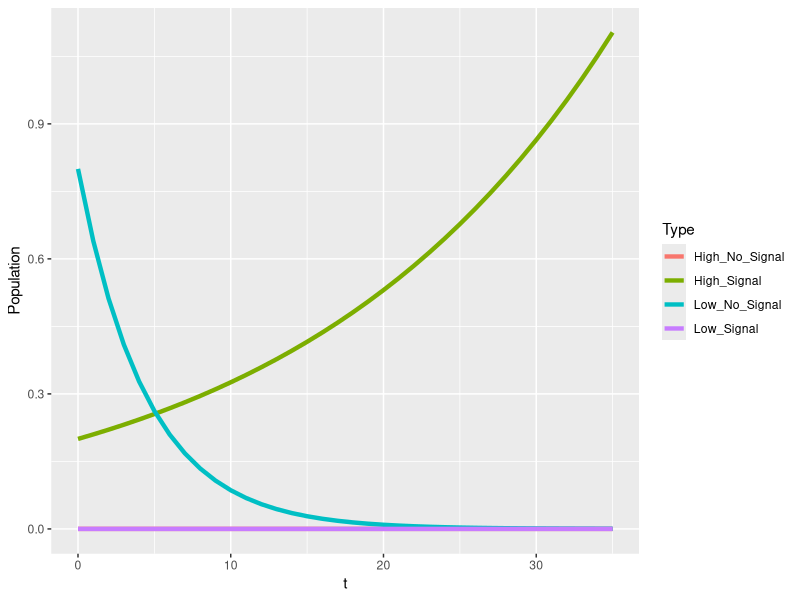
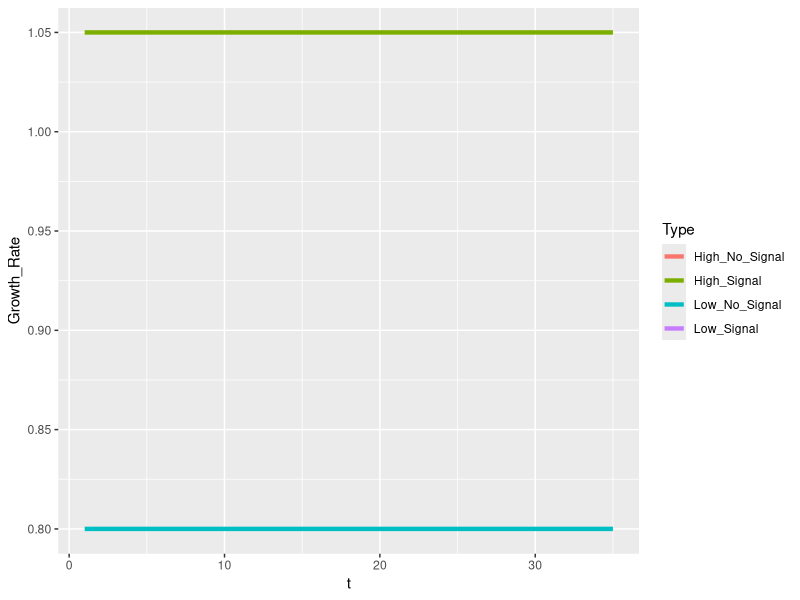
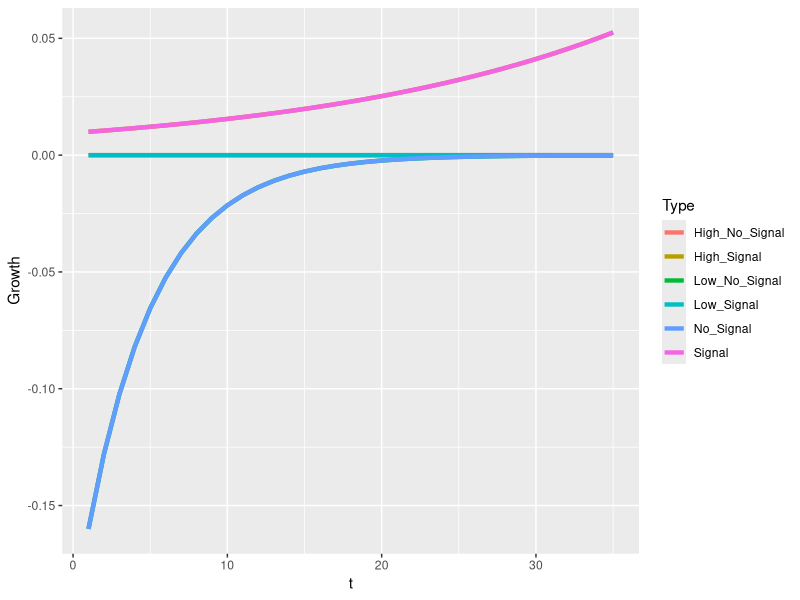
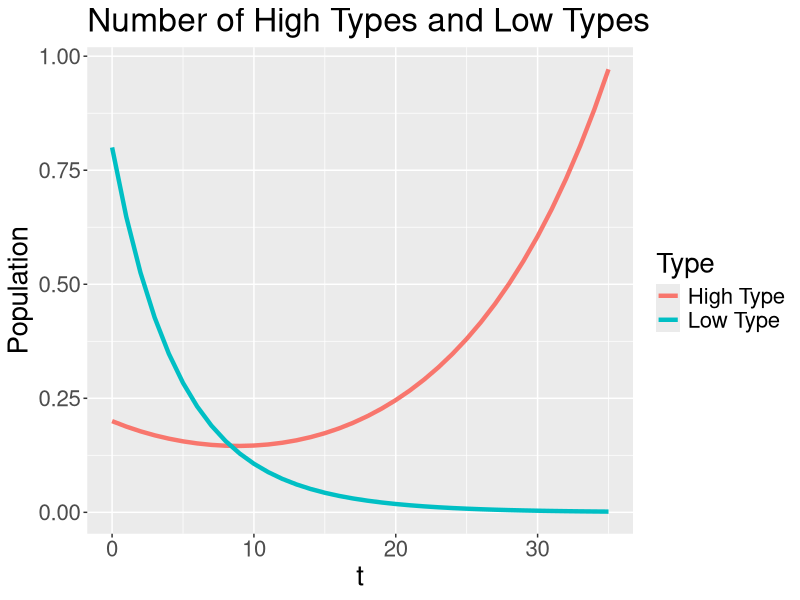
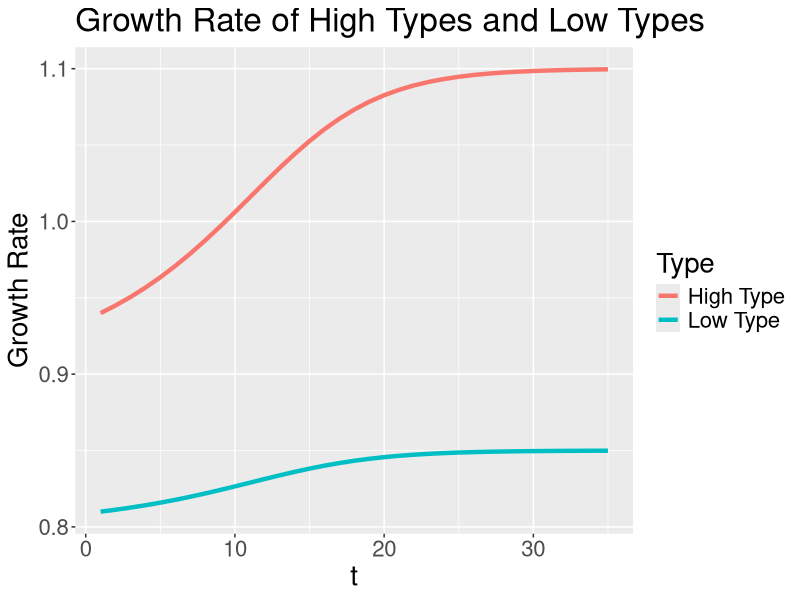
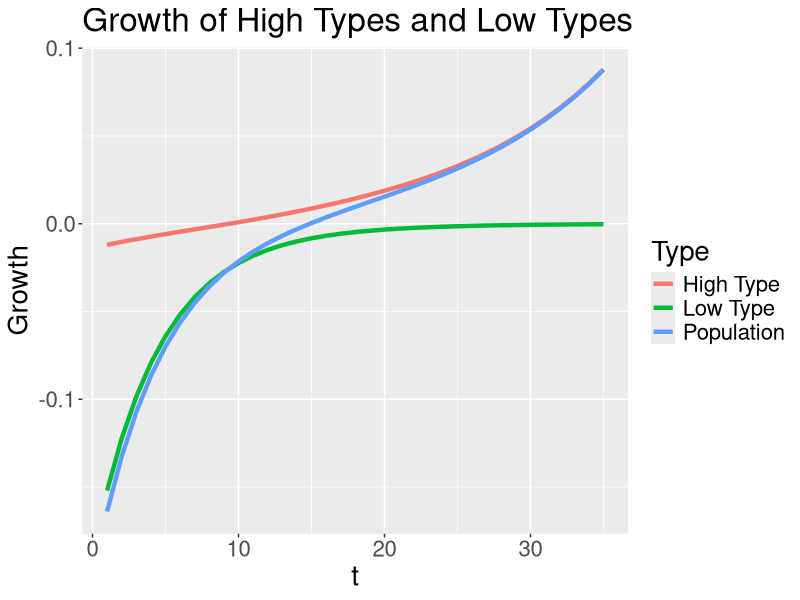
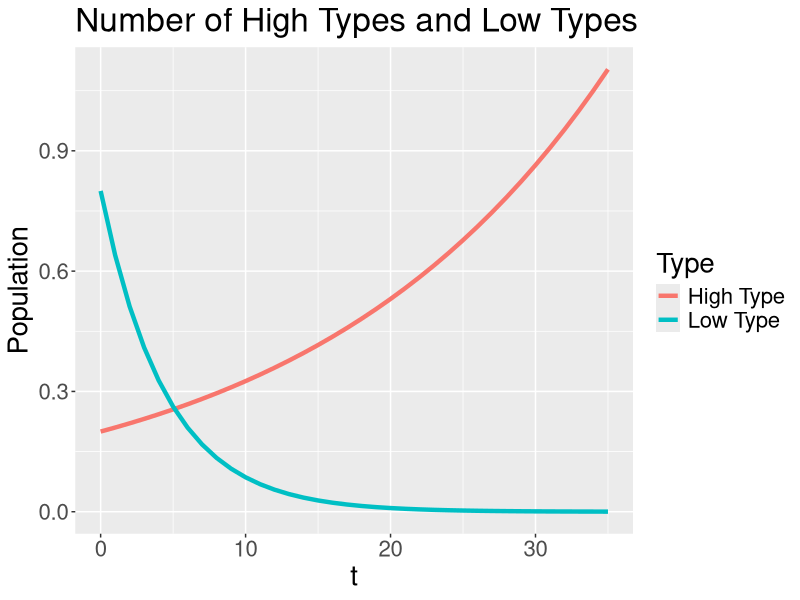
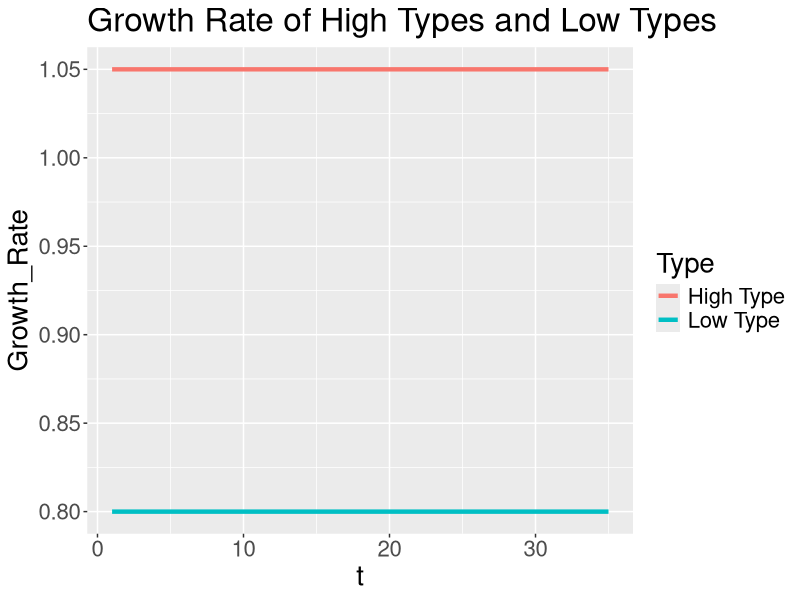

The R source for these figures, in order:
library("tidyverse", "shiny", "stringr")

time = 35
vHH =1.1
vHL = .9
vLH = .85
vLL = .8
K = .05
ratio = .2
ratio_l = 0
ratio_h = 1
pop_grow = "Unbounded exponential growth"
#"Fixed population", "Unbounded exponential growth", "Logistic growth to capacity"
join_scenario = "Fight"
#"Fight", "Merge"
start = 5
beta = .2


evo = function(ratio, ratio_h, ratio_l, vHH, vHL, vLH, vLL, K, time, pop_grow){
  H_N = (1-ratio_h)*ratio
  H_S = ratio_h*ratio
  L_N = (1-ratio_l)*(1-ratio)
  L_S = ratio_l*(1-ratio)
  pop = data.frame(H_N,H_S,L_N,L_S)
  SHH = max(vHH - K, 0)
  SHL = max(vHL - K, 0)
  SLH = max(vLH - K, 0)
  SLL = max(vLL - K, 0)
  payoffs = data.frame(vHH,vHL,vLH,vLL,SHH,SHL,SLH,SLL)
  expected_payoffs = data.frame()
  for(i in 1:time){
    H_N = as.numeric(tail(pop,1)[1])
    H_S = as.numeric(tail(pop,1)[2])
    L_N = as.numeric(tail(pop,1)[3])
    L_S = as.numeric(tail(pop,1)[4])
    S_H = if(H_S+L_S>0){
      H_S/(H_S+L_S)} else {0}
    S_L = 1-S_H
    N_H = if(H_N+L_N>0){
      H_N/(H_N+L_N)} else {0}
    N_L = 1-N_H
    H_N_P = H_N*(N_H*as.numeric(payoffs[1])+N_L*as.numeric(payoffs[2]))
    H_S_P = H_S*(S_H*as.numeric(payoffs[5])+S_L*as.numeric(payoffs[6]))
    L_N_P = L_N*(N_H*as.numeric(payoffs[3])+N_L*as.numeric(payoffs[4]))
    L_S_P = L_S*(S_H*as.numeric(payoffs[7])+S_L*as.numeric(payoffs[8]))
    if (pop_grow == "Fixed population"){
      Total_P = H_N_P+H_S_P+L_N_P+L_S_P
      expected_payoffs1 = data.frame(High_No_Signal = H_N_P/(H_N*Total_P), High_Signal = H_S_P/(H_S*Total_P), Low_No_Signal = L_N_P/(L_N*Total_P), Low_Signal = L_S_P/(L_S*Total_P))
      H_N = H_N_P/Total_P
      H_S = H_S_P/Total_P
      L_N = L_N_P/Total_P
      L_S = L_S_P/Total_P
    }
    if (pop_grow == "Unbounded exponential growth") {
      expected_payoffs1 = data.frame(High_No_Signal = H_N_P/H_N, High_Signal = H_S_P/H_S, Low_No_Signal = L_N_P/L_N, Low_Signal = L_S_P/L_S)
      H_N = H_N_P
      H_S = H_S_P
      L_N = L_N_P
      L_S = L_S_P
    }
    pop1 = data.frame(H_N,H_S,L_N,L_S)
    pop = rbind(pop, pop1)
    expected_payoffs = rbind(expected_payoffs, expected_payoffs1)
  }
  
  growth = pop[2:(time+1),]-pop[1:time,]
  growth = growth %>%
    rename(High_No_Signal = H_N,
           High_Signal = H_S,
           Low_No_Signal = L_N,
           Low_Signal = L_S) %>%
    mutate(t = 1:time,
           Signal = High_Signal + Low_Signal,
           No_Signal = High_No_Signal + Low_No_Signal) %>%
    gather("No_Signal", "High_No_Signal", "Low_No_Signal", "Signal", "High_Signal", "Low_Signal", key = Type, value = "Growth")
  
  pop = pop %>%
    rename(High_No_Signal = H_N,
           High_Signal = H_S,
           Low_No_Signal = L_N,
           Low_Signal = L_S) %>%
    mutate(t = 0:time) %>%
    gather("High_No_Signal", "Low_No_Signal", "High_Signal", "Low_Signal", key = Type, value = "Population")
  
  expected_payoffs = expected_payoffs %>%
    mutate(t = 1:time) %>%
    gather("High_No_Signal", "Low_No_Signal", "High_Signal", "Low_Signal", key = Type, value = "Growth_Rate")
  list(pop, expected_payoffs, growth)
}

pop_evo = evo(ratio, ratio_h, ratio_l, vHH, vHL, vLH, vLL, K, time, pop_grow)[[1]]
rate_evo = evo(ratio, ratio_h, ratio_l, vHH, vHL, vLH, vLL, K, time, pop_grow)[[2]]
grow_evo = evo(ratio, ratio_h, ratio_l, vHH, vHL, vLH, vLL, K, time, pop_grow)[[3]]

ggplot(data = pop_evo, aes(x = t, y = Population, color = Type)) +
  geom_line(size = 1.5)

ggplot(data = rate_evo, aes(x = t, y = Growth_Rate, color = Type)) +
  geom_line(size = 1.5)

ggplot(data = grow_evo, aes(x = t, y = Growth, color = Type)) +
  geom_line(size = 1.5)


#make graphs for population evolution with no signaling

pop_evo = evo(ratio, 0, 0, vHH, vHL, vLH, vLL, K, time, pop_grow)[[1]]
rate_evo = evo(ratio, 0, 0, vHH, vHL, vLH, vLL, K, time, pop_grow)[[2]]
grow_evo = evo(ratio, 0, 0, vHH, vHL, vLH, vLL, K, time, pop_grow)[[3]]

pop_evo_NS = rbind(pop_evo[pop_evo$Type=="High_No_Signal",], pop_evo[pop_evo$Type=="Low_No_Signal",])
rate_evo_NS = rbind(rate_evo[rate_evo$Type=="High_No_Signal",], rate_evo[rate_evo$Type=="Low_No_Signal",])
grow_evo_NS = rbind(grow_evo[grow_evo$Type=="No_Signal",], grow_evo[grow_evo$Type=="High_No_Signal",], grow_evo[grow_evo$Type=="Low_No_Signal",])

pop_evo_NS$Type[pop_evo_NS$Type=="High_No_Signal"] = "High Type"
pop_evo_NS$Type[pop_evo_NS$Type=="Low_No_Signal"] = "Low Type"
rate_evo_NS$Type[rate_evo_NS$Type=="High_No_Signal"] = "High Type"
rate_evo_NS$Type[rate_evo_NS$Type=="Low_No_Signal"] = "Low Type"
grow_evo_NS$Type[grow_evo_NS$Type=="High_No_Signal"] = "High Type"
grow_evo_NS$Type[grow_evo_NS$Type=="Low_No_Signal"] = "Low Type"
grow_evo_NS$Type[grow_evo_NS$Type=="No_Signal"] = "Population"

ggplot(data = pop_evo_NS, aes(x = t, y = Population, color = Type)) +
  geom_line(size = 1.5) +
  theme(text = element_text(size = 20)) +
  ggtitle("Number of High Types and Low Types")

ggplot(data = rate_evo_NS, aes(x = t, y = Growth_Rate, color = Type)) +
  geom_line(size = 1.5) +
  theme(text = element_text(size = 20)) +
  labs(y = "Growth Rate") +
  ggtitle("Growth Rate of High Types and Low Types")

ggplot(data = grow_evo_NS, aes(x = t, y = Growth, color = Type)) +
  geom_line(size = 1.5) +
  theme(text = element_text(size = 20)) +
  ggtitle("Growth of High Types and Low Types")

#make graphs for population where only high type signals.

pop_evo = evo(ratio, 1, 0, vHH, vHL, vLH, vLL, K, time, pop_grow)[[1]]
rate_evo = evo(ratio, 1, 0, vHH, vHL, vLH, vLL, K, time, pop_grow)[[2]]
grow_evo = evo(ratio, 1, 0, vHH, vHL, vLH, vLL, K, time, pop_grow)[[3]]

grow_evo = grow_evo %>%
  pivot_wider(names_from = Type, values_from = Growth) %>%
  mutate(Signal = High_Signal+Low_No_Signal) %>%
  pivot_longer(!t, names_to = "Type", values_to = "Growth") %>%
  arrange(Type)

pop_evo_S = rbind(pop_evo[pop_evo$Type=="High_Signal",], pop_evo[pop_evo$Type=="Low_No_Signal",])
rate_evo_S = rbind(rate_evo[rate_evo$Type=="High_Signal",], rate_evo[rate_evo$Type=="Low_No_Signal",])
grow_evo_S = rbind(grow_evo[grow_evo$Type=="Signal",], grow_evo[grow_evo$Type=="High_Signal",], grow_evo[grow_evo$Type=="Low_No_Signal",])

pop_evo_S$Type[pop_evo_S$Type=="High_Signal"] = "High Type"
pop_evo_S$Type[pop_evo_S$Type=="Low_No_Signal"] = "Low Type"
rate_evo_S$Type[rate_evo_S$Type=="High_Signal"] = "High Type"
rate_evo_S$Type[rate_evo_S$Type=="Low_No_Signal"] = "Low Type"
grow_evo_S$Type[grow_evo_S$Type=="High_Signal"] = "High Type"
grow_evo_S$Type[grow_evo_S$Type=="Low_No_Signal"] = "Low Type"
grow_evo_S$Type[grow_evo_S$Type=="Signal"] = "Population"

ggplot(data = pop_evo_S, aes(x = t, y = Population, color = Type)) +
  geom_line(size = 1.5) +
  theme(text = element_text(size = 20)) +
  ggtitle("Number of High Types and Low Types")

ggplot(data = rate_evo_S, aes(x = t, y = Growth_Rate, color = Type)) +
  geom_line(size = 1.5) +
  theme(text = element_text(size = 20)) +
  ggtitle("Growth Rate of High Types and Low Types")

ggplot(data = grow_evo_S, aes(x = t, y = Growth, color = Type)) +
  geom_line(size = 1.5) +
  theme(text = element_text(size = 20)) +
  labs(y = "Growth Rate") +
  ggtitle("Growth of High Types and Low Types")

evo_elect = function(ratio, vHH, vHL, vLH, vLL, K, time){
  SHH = max(vHH - K, 0)
  SHL = max(vHL - K, 0)
  SLH = max(vLH - K, 0)
  SLL = max(vLL - K, 0)
  payoffs = data.frame(vHH,vHL,vLH,vLL,SHH,SHL,SLH,SLL)
  H = ratio
  L = 1-ratio
  vH = H*vHH+L*vHL
  if(SHH>vH){
    S = 1
  } else {
    S = 0
  }
  pop = data.frame(H,L,S)
  for(i in 1:time){
    H = as.numeric(tail(pop,1)[1])
    L = as.numeric(tail(pop,1)[2])
    vH = H*as.numeric(payoffs[1])+L*as.numeric(payoffs[2])
    if(SHH>vH){
      S = 1
      H_P = H*SHH
    } else {
      S = 0
      H_P = H*vH
    }
    L_P = L*((1-S)*(H*vLH+L*vLL)+S*vLL)
    Total_P = H_P+L_P
    H = H_P/Total_P
    L = L_P/Total_P
    pop1 = data.frame(H,L,S)
    pop = rbind(pop, pop1)
  }
  pop = pop %>%
    rename(High_Type = H,
           Low_Type = L,
           Signal = S) %>%
    mutate(t = 0:time) %>%
    gather("High_Type", "Low_Type", key = Type, value = Proportion)
  pop$Signal[pop$Type=="Low_Type"]=0
  pop$Signal = as.factor(pop$Signal)
  pop
}

pop_evo_elect = evo_elect(ratio, vHH, vHL, vLH, vLL, K, time)

pop_evo_electS = pop_evo_elect %>%
  filter(Signal == 1)
pop_evo_electS$Type = "High_Type_Signaling"

ggplot(data = pop_evo_elect, aes(x = t, y = Proportion, color = Type)) +
  geom_line()+
  geom_line(data = pop_evo_electS, aes(x = t, y = Proportion, color = Type))

evo_apart = function(ratio, vHH, vHL, vLH, vLL, K, time, pop_grow){
  H_N = ratio
  H_S = ratio
  L_N = 1-ratio
  L_S = 1-ratio
  pop = data.frame(H_N,H_S,L_N,L_S)
  SHH = max(vHH - K, 0)
  SHL = max(vHL - K, 0)
  SLH = max(vLH - K, 0)
  SLL = max(vLL - K, 0)
  payoffs = data.frame(vHH,vHL,vLH,vLL,SHH,SHL,SLH,SLL)
  expected_payoffs = data.frame()
  group_payoffs = data.frame()
  for(i in 1:time){
    H_N = as.numeric(tail(pop,1)[1])
    H_S = as.numeric(tail(pop,1)[2])
    L_N = as.numeric(tail(pop,1)[3])
    L_S = as.numeric(tail(pop,1)[4])
    S_H = if(H_S+L_S>0){
      H_S/(H_S+L_S)} else {0}
    S_L = 1-S_H
    N_H = if(H_N+L_N>0){
      H_N/(H_N+L_N)} else {0}
    N_L = 1-N_H
    H_N_P = H_N*(N_H*as.numeric(payoffs[1])+N_L*as.numeric(payoffs[2]))
    H_S_P = H_S*(S_H*as.numeric(payoffs[5])+S_L*as.numeric(payoffs[6]))
    L_N_P = L_N*(N_H*as.numeric(payoffs[3])+N_L*as.numeric(payoffs[4]))
    L_S_P = L_S*(S_H*as.numeric(payoffs[7])+S_L*as.numeric(payoffs[8]))
    if (pop_grow == "Fixed population"){
      Total_N_P = H_N_P+L_N_P
      Total_S_P = H_S_P+L_S_P
      expected_payoffs1 = data.frame(High_No_Signal = H_N_P/(H_N*Total_N_P), High_Signal = H_S_P/(H_S*Total_S_P), Low_No_Signal = L_N_P/(L_N*Total_N_P), Low_Signal = L_S_P/(L_S*Total_S_P))
      H_N = H_N_P/Total_N_P
      H_S = H_S_P/Total_S_P
      L_N = L_N_P/Total_N_P
      L_S = L_S_P/Total_S_P
    }
    if (pop_grow == "Unbounded exponential growth") {
      expected_payoffs1 = data.frame(High_No_Signal = H_N_P/H_N, High_Signal = H_S_P/H_S, Low_No_Signal = L_N_P/L_N, Low_Signal = L_S_P/L_S)
      H_N = H_N_P
      H_S = H_S_P
      L_N = L_N_P
      L_S = L_S_P
    }
    pop1 = data.frame(H_N,H_S,L_N,L_S)
    pop = rbind(pop, pop1)
    group_payoffs1 = data.frame(No_Signal = expected_payoffs1[[1]]*N_H + expected_payoffs1[[3]]*N_L, Signal = expected_payoffs1[[2]]*S_H + expected_payoffs1[[4]]*S_L)
    group_payoffs = rbind(group_payoffs, group_payoffs1)
    expected_payoffs = rbind(expected_payoffs, expected_payoffs1)
  }
  growth = pop[2:(time+1),]-pop[1:time,]
  growth = growth %>%
    rename(High_No_Signal = H_N,
           High_Signal = H_S,
           Low_No_Signal = L_N,
           Low_Signal = L_S) %>%
    mutate(t = 1:time,
           Signal = High_Signal + Low_Signal,
           No_Signal = High_No_Signal + Low_No_Signal) %>%
    gather("No_Signal", "High_No_Signal", "Low_No_Signal", "Signal", "High_Signal", "Low_Signal", key = Type, value = "Growth")
  
  pop = pop %>%
    rename(High_No_Signal = H_N,
           High_Signal = H_S,
           Low_No_Signal = L_N,
           Low_Signal = L_S) %>%
    mutate(t = 0:time,
           Signal = High_Signal + Low_Signal,
           No_Signal = High_No_Signal + Low_No_Signal) %>%
    gather("No_Signal", "High_No_Signal", "Low_No_Signal", "Signal", "High_Signal", "Low_Signal", key = Type, value = "Population")
  
  expected_payoffs = cbind(expected_payoffs,group_payoffs)
  expected_payoffs = expected_payoffs %>%
    mutate(t = 1:time) %>%
    gather("No_Signal", "High_No_Signal", "Low_No_Signal", "Signal", "High_Signal", "Low_Signal", key = Type, value = "Growth_Rate")
  list(pop, expected_payoffs, growth)
}

pop_evo_A = evo_apart(ratio, vHH, vHL, vLH, vLL, K, time, pop_grow)[[1]]
rate_evo_A = evo_apart(ratio, vHH, vHL, vLH, vLL, K, time, pop_grow)[[2]]
grow_evo_A = evo_apart(ratio, vHH, vHL, vLH, vLL, K, time, pop_grow)[[3]]

ggplot(data = pop_evo_A, aes(x = t, y = Population, color = Type)) +
  geom_line()

ggplot(data = rate_evo_A, aes(x = t, y = Growth_Rate, color = Type))+
  geom_line()

ggplot(data = grow_evo_A, aes(x = t, y = Growth, color = Type))+
  geom_line()

evo_join = function(ratio, vHH, vHL, vLH, vLL, K, time, pop_grow, join_scenario){
  H_N = ratio
  H_S = ratio
  L_N = 1-ratio
  L_S = 1-ratio
  pop = data.frame(H_N,H_S,L_N,L_S)
  SHH = max(vHH - K, 0)
  SHL = max(vHL - K, 0)
  SLH = max(vLH - K, 0)
  SLL = max(vLL - K, 0)
  payoffs = data.frame(vHH,vHL,vLH,vLL,SHH,SHL,SLH,SLL)
  expected_payoffs = data.frame()
  group_payoffs = data.frame()
  for(i in 1:ceiling(time/2)){
    H_N = as.numeric(tail(pop,1)[1])
    H_S = as.numeric(tail(pop,1)[2])
    L_N = as.numeric(tail(pop,1)[3])
    L_S = as.numeric(tail(pop,1)[4])
    S_H = if(H_S+L_S>0){
      H_S/(H_S+L_S)} else {0}
    S_L = 1-S_H
    N_H = if(H_N+L_N>0){
      H_N/(H_N+L_N)} else {0}
    N_L = 1-N_H
    H_N_P = H_N*(N_H*as.numeric(payoffs[1])+N_L*as.numeric(payoffs[2]))
    H_S_P = H_S*(S_H*as.numeric(payoffs[5])+S_L*as.numeric(payoffs[6]))
    L_N_P = L_N*(N_H*as.numeric(payoffs[3])+N_L*as.numeric(payoffs[4]))
    L_S_P = L_S*(S_H*as.numeric(payoffs[7])+S_L*as.numeric(payoffs[8]))
    if (pop_grow == "Fixed population"){
      Total_N_P = H_N_P+L_N_P
      Total_S_P = H_S_P+L_S_P
      expected_payoffs1 = data.frame(High_No_Signal = H_N_P/(H_N*Total_N_P), High_Signal = H_S_P/(H_S*Total_S_P), Low_No_Signal = L_N_P/(L_N*Total_N_P), Low_Signal = L_S_P/(L_S*Total_S_P))
      H_N = H_N_P/Total_N_P
      H_S = H_S_P/Total_S_P
      L_N = L_N_P/Total_N_P
      L_S = L_S_P/Total_S_P
    }
    if (pop_grow == "Unbounded exponential growth") {
      expected_payoffs1 = data.frame(High_No_Signal = H_N_P/H_N, High_Signal = H_S_P/H_S, Low_No_Signal = L_N_P/L_N, Low_Signal = L_S_P/L_S)
      H_N = H_N_P
      H_S = H_S_P
      L_N = L_N_P
      L_S = L_S_P
    }
    pop1 = data.frame(H_N,H_S,L_N,L_S)
    pop = rbind(pop, pop1)
    group_payoffs1 = data.frame(No_Signal = expected_payoffs1[[1]]*N_H + expected_payoffs1[[3]]*N_L, Signal = expected_payoffs1[[2]]*S_H + expected_payoffs1[[4]]*S_L)
    group_payoffs = rbind(group_payoffs, group_payoffs1)
    expected_payoffs = rbind(expected_payoffs, expected_payoffs1)
  }
  if (join_scenario == "Merge"){
    if (pop_grow == "Fixed population"){
      pop1 = pop1/2
      pop = rbind(pop,pop1)
      group_payoffs1 = group_payoffs1/2
      group_payoffs = rbind(group_payoffs, group_payoffs1)
      expected_payoffs1 = expected_payoffs1/2
      expected_payoffs = rbind(expected_payoffs, expected_payoffs1)
      for(i in (ceiling(time/2)+1):time){
        H_N = as.numeric(tail(pop,1)[1])
        H_S = as.numeric(tail(pop,1)[2])
        L_N = as.numeric(tail(pop,1)[3])
        L_S = as.numeric(tail(pop,1)[4])
        S_H = if(H_S+L_S>0){
          H_S/(H_S+L_S)} else {0}
        S_L = 1-S_H
        N_H = if(H_N+L_N>0){
          H_N/(H_N+L_N)} else {0}
        N_L = 1-N_H
        H_N_P = H_N*(N_H*as.numeric(payoffs[1])+N_L*as.numeric(payoffs[2]))
        H_S_P = H_S*(S_H*as.numeric(payoffs[5])+S_L*as.numeric(payoffs[6]))
        L_N_P = L_N*(N_H*as.numeric(payoffs[3])+N_L*as.numeric(payoffs[4]))
        L_S_P = L_S*(S_H*as.numeric(payoffs[7])+S_L*as.numeric(payoffs[8]))
        Total_P = H_N_P+L_N_P+H_S_P+L_S_P
        expected_payoffs1 = data.frame(High_No_Signal = H_N_P/(H_N*Total_P), High_Signal = H_S_P/(H_S*Total_P), Low_No_Signal = L_N_P/(L_N*Total_P), Low_Signal = L_S_P/(L_S*Total_P))
        H_N = H_N_P/Total_P
        H_S = H_S_P/Total_P
        L_N = L_N_P/Total_P
        L_S = L_S_P/Total_P
        pop1 = data.frame(H_N,H_S,L_N,L_S)
        pop = rbind(pop, pop1)
        group_payoffs1 = data.frame(No_Signal = expected_payoffs1[[1]]*N_H + expected_payoffs1[[3]]*N_L, Signal = expected_payoffs1[[2]]*S_H + expected_payoffs1[[4]]*S_L)
        group_payoffs = rbind(group_payoffs, group_payoffs1)
        expected_payoffs = rbind(expected_payoffs, expected_payoffs1)
      }
    }
    if (pop_grow == "Unbounded exponential growth"){
      pop = rbind(pop,pop1)
      group_payoffs = rbind(group_payoffs, group_payoffs1)
      expected_payoffs = rbind(expected_payoffs, expected_payoffs1)
      for(i in (ceiling(time/2)+1):time){
        H_N = as.numeric(tail(pop,1)[1])
        H_S = as.numeric(tail(pop,1)[2])
        L_N = as.numeric(tail(pop,1)[3])
        L_S = as.numeric(tail(pop,1)[4])
        S_H = if(H_S+L_S>0){
          H_S/(H_S+L_S)} else {0}
        S_L = 1-S_H
        N_H = if(H_N+L_N>0){
          H_N/(H_N+L_N)} else {0}
        N_L = 1-N_H
        H_N_P = H_N*(N_H*as.numeric(payoffs[1])+N_L*as.numeric(payoffs[2]))
        H_S_P = H_S*(S_H*as.numeric(payoffs[5])+S_L*as.numeric(payoffs[6]))
        L_N_P = L_N*(N_H*as.numeric(payoffs[3])+N_L*as.numeric(payoffs[4]))
        L_S_P = L_S*(S_H*as.numeric(payoffs[7])+S_L*as.numeric(payoffs[8]))
        expected_payoffs1 = data.frame(High_No_Signal = H_N_P/H_N, High_Signal = H_S_P/H_S, Low_No_Signal = L_N_P/L_N, Low_Signal = L_S_P/L_S)
        H_N = H_N_P
        H_S = H_S_P
        L_N = L_N_P
        L_S = L_S_P
        pop1 = data.frame(H_N,H_S,L_N,L_S)
        pop = rbind(pop, pop1)
        group_payoffs1 = data.frame(No_Signal = expected_payoffs1[[1]]*N_H + expected_payoffs1[[3]]*N_L, Signal = expected_payoffs1[[2]]*S_H + expected_payoffs1[[4]]*S_L)
        group_payoffs = rbind(group_payoffs, group_payoffs1)
        expected_payoffs = rbind(expected_payoffs, expected_payoffs1)
      }
    }
  }
  if (join_scenario == "Fight"){
    if (pop_grow == "Fixed population"){
      pop1 = pop1/2
      pop = rbind(pop,pop1)
      group_payoffs1 = group_payoffs1/2
      group_payoffs = rbind(group_payoffs, group_payoffs1)
      expected_payoffs1 = expected_payoffs1/2
      expected_payoffs = rbind(expected_payoffs, expected_payoffs1)
      for(i in (ceiling(time/2)+1):time){
        H_N = as.numeric(tail(pop,1)[1])
        H_S = as.numeric(tail(pop,1)[2])
        L_N = as.numeric(tail(pop,1)[3])
        L_S = as.numeric(tail(pop,1)[4])
        #Fight where each kills .5 of other group
        S_D = (H_S+L_S)*.5
        N_D = (H_N+L_N)*.5
        S_H = if(H_S+L_S>0){
          H_S/(H_S+L_S)} else {0}
        S_L = 1-S_H
        N_H = if(H_N+L_N>0){
          H_N/(H_N+L_N)} else {0}
        N_L = 1-N_H
        H_N = max(H_N-S_D*N_H,0)
        H_S = max(H_S-N_D*S_H,0)
        L_N = max(L_N-S_D*N_L,0)
        L_S = max(L_S-N_D*S_L,0)
        #Reproduce
        S_H = if(H_S+L_S>0){
          H_S/(H_S+L_S)} else {0}
        S_L = 1-S_H
        N_H = if(H_N+L_N>0){
          H_N/(H_N+L_N)} else {0}
        N_L = 1-N_H
        H_N_P = H_N*(N_H*as.numeric(payoffs[1])+N_L*as.numeric(payoffs[2]))
        H_S_P = H_S*(S_H*as.numeric(payoffs[5])+S_L*as.numeric(payoffs[6]))
        L_N_P = L_N*(N_H*as.numeric(payoffs[3])+N_L*as.numeric(payoffs[4]))
        L_S_P = L_S*(S_H*as.numeric(payoffs[7])+S_L*as.numeric(payoffs[8]))
        Total_P = H_N_P+L_N_P+H_S_P+L_S_P
        expected_payoffs1 = data.frame(High_No_Signal = H_N_P/(H_N*Total_P), High_Signal = H_S_P/(H_S*Total_P), Low_No_Signal = L_N_P/(L_N*Total_P), Low_Signal = L_S_P/(L_S*Total_P))
        H_N = H_N_P/Total_P
        H_S = H_S_P/Total_P
        L_N = L_N_P/Total_P
        L_S = L_S_P/Total_P
        pop1 = data.frame(H_N,H_S,L_N,L_S)
        pop = rbind(pop, pop1)
        group_payoffs1 = data.frame(No_Signal = expected_payoffs1[[1]]*N_H + expected_payoffs1[[3]]*N_L, Signal = expected_payoffs1[[2]]*S_H + expected_payoffs1[[4]]*S_L)
        group_payoffs = rbind(group_payoffs, group_payoffs1)
        expected_payoffs = rbind(expected_payoffs, expected_payoffs1)
      }
    }
    if (pop_grow == "Unbounded exponential growth"){
      pop = rbind(pop,pop1)
      group_payoffs = rbind(group_payoffs, group_payoffs1)
      expected_payoffs = rbind(expected_payoffs, expected_payoffs1)
      for(i in (ceiling(time/2)+1):time){
        H_N = as.numeric(tail(pop,1)[1])
        H_S = as.numeric(tail(pop,1)[2])
        L_N = as.numeric(tail(pop,1)[3])
        L_S = as.numeric(tail(pop,1)[4])
        #Fight where each kills .5 of other group
        S_D = (H_S+L_S)*.5
        N_D = (H_N+L_N)*.5
        S_H = if(H_S+L_S>0){
          H_S/(H_S+L_S)} else {0}
        S_L = 1-S_H
        N_H = if(H_N+L_N>0){
          H_N/(H_N+L_N)} else {0}
        N_L = 1-N_H
        H_N = max(H_N-S_D*N_H,0)
        H_S = max(H_S-N_D*S_H,0)
        L_N = max(L_N-S_D*N_L,0)
        L_S = max(L_S-N_D*S_L,0)
        #Reproduce
        S_H = if(H_S+L_S>0){
          H_S/(H_S+L_S)} else {0}
        S_L = 1-S_H
        N_H = if(H_N+L_N>0){
          H_N/(H_N+L_N)} else {0}
        N_L = 1-N_H
        H_N_P = H_N*(N_H*as.numeric(payoffs[1])+N_L*as.numeric(payoffs[2]))
        H_S_P = H_S*(S_H*as.numeric(payoffs[5])+S_L*as.numeric(payoffs[6]))
        L_N_P = L_N*(N_H*as.numeric(payoffs[3])+N_L*as.numeric(payoffs[4]))
        L_S_P = L_S*(S_H*as.numeric(payoffs[7])+S_L*as.numeric(payoffs[8]))
        expected_payoffs1 = data.frame(High_No_Signal = H_N_P/H_N, High_Signal = H_S_P/H_S, Low_No_Signal = L_N_P/L_N, Low_Signal = L_S_P/L_S)
        H_N = H_N_P
        H_S = H_S_P
        L_N = L_N_P
        L_S = L_S_P
        pop1 = data.frame(H_N,H_S,L_N,L_S)
        pop = rbind(pop, pop1)
        group_payoffs1 = data.frame(No_Signal = expected_payoffs1[[1]]*N_H + expected_payoffs1[[3]]*N_L, Signal = expected_payoffs1[[2]]*S_H + expected_payoffs1[[4]]*S_L)
        group_payoffs = rbind(group_payoffs, group_payoffs1)
        expected_payoffs = rbind(expected_payoffs, expected_payoffs1)
      }
    }
  }
  growth = pop[2:(time+2),]-pop[1:(time+1),]
  growth[ceiling(time/2)+1,]=NA
  growth = growth %>%
    rename(High_No_Signal = H_N,
           High_Signal = H_S,
           Low_No_Signal = L_N,
           Low_Signal = L_S) %>%
    mutate(t = 1:(time+1),
           Signal = High_Signal + Low_Signal,
           No_Signal = High_No_Signal + Low_No_Signal) %>%
    gather("No_Signal", "High_No_Signal", "Low_No_Signal", "Signal", "High_Signal", "Low_Signal", key = Type, value = "Growth")
  
  pop = pop %>%
    rename(High_No_Signal = H_N,
           High_Signal = H_S,
           Low_No_Signal = L_N,
           Low_Signal = L_S) %>%
    mutate(t = 0:(time+1),
           Signal = High_Signal + Low_Signal,
           No_Signal = High_No_Signal + Low_No_Signal) %>%
    gather("No_Signal", "High_No_Signal", "Low_No_Signal", "Signal", "High_Signal", "Low_Signal", key = Type, value = "Population")
  
  expected_payoffs = cbind(expected_payoffs,group_payoffs)
  expected_payoffs[ceiling(time/2)+1,]=NA
  expected_payoffs = expected_payoffs %>%
    mutate(t = 1:(time+1)) %>%
    gather("No_Signal", "High_No_Signal", "Low_No_Signal", "Signal", "High_Signal", "Low_Signal", key = Type, value = "Growth_Rate")
  list(pop, expected_payoffs, growth)
}

test=evo_join(ratio, vHH, vHL, vLH, vLL, K, time, pop_grow, join_scenario)


ggplot(data = test[[1]], aes(x = t, y = Population, color = Type)) +
  geom_line()+
  geom_vline(xintercept = ceiling(time/2))+
  geom_vline(xintercept = ceiling(time/2)+1)

ggplot(data = test[[2]], aes(x = t, y = Growth_Rate, color = Type)) +
  geom_line()+
  geom_vline(xintercept = ceiling(time/2))+
  geom_vline(xintercept = ceiling(time/2)+2)

ggplot(data = test[[3]], aes(x = t, y = Growth, color = Type)) +
  geom_line()+
  geom_vline(xintercept = ceiling(time/2))+
  geom_vline(xintercept = ceiling(time/2)+2)

evo_apart_high = function(ratio, vHH, vHL, vLH, vLL, K, time, pop_grow){
  H_N = ratio
  H_S = ratio
  L_N = 1-ratio
  L_S = 1-ratio
  pop = data.frame(H_N,H_S,L_N,L_S)
  SHH = max(vHH - K, 0)
  SHL = max(vHL - K, 0)
  SLH = max(vLH - K, 0)
  SLL = max(vLL - K, 0)
  payoffs = data.frame(vHH,vHL,vLH,vLL,SHH,SHL,SLH,SLL)
  expected_payoffs = data.frame()
  group_payoffs = data.frame()
  for(i in 1:time){
    H_N = as.numeric(tail(pop,1)[1])
    H_S = as.numeric(tail(pop,1)[2])
    L_N = as.numeric(tail(pop,1)[3])
    L_S = as.numeric(tail(pop,1)[4])
    S_H = if(H_S+L_S>0){
      H_S/(H_S+L_S)} else {0}
    S_L = 1-S_H
    N_H = if(H_N+L_N>0){
      H_N/(H_N+L_N)} else {0}
    N_L = 1-N_H
    H_N_P = H_N*(N_H*as.numeric(payoffs[1])+N_L*as.numeric(payoffs[2]))
    H_S_P = SHH*H_S
    L_N_P = L_N*(N_H*as.numeric(payoffs[3])+N_L*as.numeric(payoffs[4]))
    L_S_P = vLL*L_S
    if (pop_grow == "Fixed population"){
      Total_N_P = H_N_P+L_N_P
      Total_S_P = H_S_P+L_S_P
      expected_payoffs1 = data.frame(High_No_Signal = H_N_P/(H_N*Total_N_P), High_Signal = H_S_P/(H_S*Total_S_P), Low_No_Signal = L_N_P/(L_N*Total_N_P), Low_Signal = L_S_P/(L_S*Total_S_P))
      H_N = H_N_P/Total_N_P
      H_S = H_S_P/Total_S_P
      L_N = L_N_P/Total_N_P
      L_S = L_S_P/Total_S_P
    }
    if (pop_grow == "Unbounded exponential growth") {
      expected_payoffs1 = data.frame(High_No_Signal = H_N_P/H_N, High_Signal = H_S_P/H_S, Low_No_Signal = L_N_P/L_N, Low_Signal = L_S_P/L_S)
      H_N = H_N_P
      H_S = H_S_P
      L_N = L_N_P
      L_S = L_S_P
    }
    pop1 = data.frame(H_N,H_S,L_N,L_S)
    pop = rbind(pop, pop1)
    group_payoffs1 = data.frame(No_Signal = expected_payoffs1[[1]]*N_H + expected_payoffs1[[3]]*N_L, Signal = expected_payoffs1[[2]]*S_H + expected_payoffs1[[4]]*S_L)
    group_payoffs = rbind(group_payoffs, group_payoffs1)
    expected_payoffs = rbind(expected_payoffs, expected_payoffs1)
  }
  growth = pop[2:(time+1),]-pop[1:time,]
  growth = growth %>%
    rename(High_No_Signal = H_N,
           High_Signal = H_S,
           Low_No_Signal = L_N,
           Low_Signal = L_S) %>%
    mutate(t = 1:time,
           Signal = High_Signal + Low_Signal,
           No_Signal = High_No_Signal + Low_No_Signal) %>%
    gather("No_Signal", "High_No_Signal", "Low_No_Signal", "Signal", "High_Signal", "Low_Signal", key = Type, value = "Growth")
  
  pop = pop %>%
    rename(High_No_Signal = H_N,
           High_Signal = H_S,
           Low_No_Signal = L_N,
           Low_Signal = L_S) %>%
    mutate(t = 0:time,
           Signal = High_Signal + Low_Signal,
           No_Signal = High_No_Signal + Low_No_Signal) %>%
    gather("No_Signal", "High_No_Signal", "Low_No_Signal", "Signal", "High_Signal", "Low_Signal", key = Type, value = "Population")
  
  expected_payoffs = cbind(expected_payoffs,group_payoffs)
  expected_payoffs = expected_payoffs %>%
    mutate(t = 1:time) %>%
    gather("No_Signal", "High_No_Signal", "Low_No_Signal", "Signal", "High_Signal", "Low_Signal", key = Type, value = "Growth_Rate")
  list(pop, expected_payoffs, growth)
}

pop_evo_A_H = evo_apart_high(ratio, vHH, vHL, vLH, vLL, K, time,pop_grow)[[1]]
rate_evo_A_H = evo_apart_high(ratio, vHH, vHL, vLH, vLL, K, time, pop_grow)[[2]]
grow_evo_A_H = evo_apart_high(ratio, vHH, vHL, vLH, vLL, K, time, pop_grow)[[3]]

ggplot(data = pop_evo_A_H, aes(x = t, y = Population, color = Type)) +
  geom_line()

ggplot(data = rate_evo_A_H, aes(x = t, y = Growth_Rate, color = Type))+
  geom_line()

ggplot(data = grow_evo_A_H, aes(x = t, y = Growth, color = Type))+
  geom_line()

evo_join_high = function(ratio, vHH, vHL, vLH, vLL, K, time, pop_grow, join_scenario, beta, start){
  H_N = ratio
  H_S = ratio
  L_N = 1-ratio
  L_S = 1-ratio
  pop = data.frame(H_N,H_S,L_N,L_S)
  SHH = max(vHH - K, 0)
  SHL = max(vHL - K, 0)
  SLH = max(vLH - K, 0)
  SLL = max(vLL - K, 0)
  payoffs = data.frame(vHH,vHL,vLH,vLL,SHH,SHL,SLH,SLL)
  expected_payoffs = data.frame()
  group_payoffs = data.frame()
  if (start != 1){
    for(i in 1:(start-1)){
      H_N = as.numeric(tail(pop,1)[1])
      H_S = as.numeric(tail(pop,1)[2])
      L_N = as.numeric(tail(pop,1)[3])
      L_S = as.numeric(tail(pop,1)[4])
      S_H = if(H_S+L_S>0){
        H_S/(H_S+L_S)} else {0}
      S_L = 1-S_H
      N_H = if(H_N+L_N>0){
        H_N/(H_N+L_N)} else {0}
      N_L = 1-N_H
      H_N_P = H_N*(N_H*as.numeric(payoffs[1])+N_L*as.numeric(payoffs[2]))
      H_S_P = SHH*H_S
      L_N_P = L_N*(N_H*as.numeric(payoffs[3])+N_L*as.numeric(payoffs[4]))
      L_S_P = vLL*L_S
      if (pop_grow == "Fixed population"){
        Total_N_P = H_N_P+L_N_P
        Total_S_P = H_S_P+L_S_P
        expected_payoffs1 = data.frame(High_No_Signal = H_N_P/(H_N*Total_N_P), High_Signal = H_S_P/(H_S*Total_S_P), Low_No_Signal = L_N_P/(L_N*Total_N_P), Low_Signal = L_S_P/(L_S*Total_S_P))
        H_N = H_N_P/Total_N_P
        H_S = H_S_P/Total_S_P
        L_N = L_N_P/Total_N_P
        L_S = L_S_P/Total_S_P
      }
      if (pop_grow == "Unbounded exponential growth") {
        expected_payoffs1 = data.frame(High_No_Signal = H_N_P/H_N, High_Signal = H_S_P/H_S, Low_No_Signal = L_N_P/L_N, Low_Signal = L_S_P/L_S)
        H_N = H_N_P
        H_S = H_S_P
        L_N = L_N_P
        L_S = L_S_P
      }
      pop1 = data.frame(H_N,H_S,L_N,L_S)
      pop = rbind(pop, pop1)
      group_payoffs1 = data.frame(No_Signal = expected_payoffs1[[1]]*N_H + expected_payoffs1[[3]]*N_L, Signal = expected_payoffs1[[2]]*S_H + expected_payoffs1[[4]]*S_L)
      group_payoffs = rbind(group_payoffs, group_payoffs1)
      expected_payoffs = rbind(expected_payoffs, expected_payoffs1)
    }
  }
  if (join_scenario == "Merge"){
    if (pop_grow == "Fixed population"){
      for(i in start:time){
        H_N = as.numeric(tail(pop,1)[1])
        H_S = as.numeric(tail(pop,1)[2])
        L_N = as.numeric(tail(pop,1)[3])
        L_S = as.numeric(tail(pop,1)[4])
        S_H = if(H_S+L_S>0){
          H_S/(H_S+L_S)} else {0}
        S_L = 1-S_H
        N_H = if(H_N+L_N>0){
          H_N/(H_N+L_N)} else {0}
        N_L = 1-N_H
        H_N_P = H_N*(N_H*as.numeric(payoffs[1])+N_L*as.numeric(payoffs[2]))
        H_S_P = H_S*SHH
        L_N_P = L_N*(N_H*as.numeric(payoffs[3])+N_L*as.numeric(payoffs[4]))
        L_S_P = L_S*vLL
        Total_P = H_N_P+L_N_P+H_S_P+L_S_P
        expected_payoffs1 = data.frame(High_No_Signal = H_N_P/(H_N*Total_P), High_Signal = H_S_P/(H_S*Total_P), Low_No_Signal = L_N_P/(L_N*Total_P), Low_Signal = L_S_P/(L_S*Total_P))
        H_N = H_N_P/Total_P
        H_S = H_S_P/Total_P
        L_N = L_N_P/Total_P
        L_S = L_S_P/Total_P
        pop1 = data.frame(H_N,H_S,L_N,L_S)
        pop = rbind(pop, pop1)
        group_payoffs1 = data.frame(No_Signal = expected_payoffs1[[1]]*N_H + expected_payoffs1[[3]]*N_L, Signal = expected_payoffs1[[2]]*S_H + expected_payoffs1[[4]]*S_L)
        group_payoffs = rbind(group_payoffs, group_payoffs1)
        expected_payoffs = rbind(expected_payoffs, expected_payoffs1)
      }
    }
    if (pop_grow == "Unbounded exponential growth"){
      for(i in start:time){
        H_N = as.numeric(tail(pop,1)[1])
        H_S = as.numeric(tail(pop,1)[2])
        L_N = as.numeric(tail(pop,1)[3])
        L_S = as.numeric(tail(pop,1)[4])
        S_H = if(H_S+L_S>0){
          H_S/(H_S+L_S)} else {0}
        S_L = 1-S_H
        N_H = if(H_N+L_N>0){
          H_N/(H_N+L_N)} else {0}
        N_L = 1-N_H
        H_N_P = H_N*(N_H*as.numeric(payoffs[1])+N_L*as.numeric(payoffs[2]))
        H_S_P = H_S*SHH
        L_N_P = L_N*(N_H*as.numeric(payoffs[3])+N_L*as.numeric(payoffs[4]))
        L_S_P = L_S*vLL
        expected_payoffs1 = data.frame(High_No_Signal = H_N_P/H_N, High_Signal = H_S_P/H_S, Low_No_Signal = L_N_P/L_N, Low_Signal = L_S_P/L_S)
        H_N = H_N_P
        H_S = H_S_P
        L_N = L_N_P
        L_S = L_S_P
        pop1 = data.frame(H_N,H_S,L_N,L_S)
        pop = rbind(pop, pop1)
        group_payoffs1 = data.frame(No_Signal = expected_payoffs1[[1]]*N_H + expected_payoffs1[[3]]*N_L, Signal = expected_payoffs1[[2]]*S_H + expected_payoffs1[[4]]*S_L)
        group_payoffs = rbind(group_payoffs, group_payoffs1)
        expected_payoffs = rbind(expected_payoffs, expected_payoffs1)
      }
    }
  }
  if (join_scenario == "Fight"){
    if (pop_grow == "Fixed population"){
      for(i in start:time){
        H_N = as.numeric(tail(pop,1)[1])
        H_S = as.numeric(tail(pop,1)[2])
        L_N = as.numeric(tail(pop,1)[3])
        L_S = as.numeric(tail(pop,1)[4])
        #Fight where each kills beta of other group
        S_D = (H_S+L_S)*beta
        N_D = (H_N+L_N)*beta
        S_H = if(H_S+L_S>0){
          H_S/(H_S+L_S)} else {0}
        S_L = 1-S_H
        N_H = if(H_N+L_N>0){
          H_N/(H_N+L_N)} else {0}
        N_L = 1-N_H
        H_N = max(H_N-S_D*N_H,0)
        H_S = max(H_S-N_D*S_H,0)
        L_N = max(L_N-S_D*N_L,0)
        L_S = max(L_S-N_D*S_L,0)
        #Reproduce
        S_H = if(H_S+L_S>0){
          H_S/(H_S+L_S)} else {0}
        S_L = 1-S_H
        N_H = if(H_N+L_N>0){
          H_N/(H_N+L_N)} else {0}
        N_L = 1-N_H
        H_N_P = H_N*(N_H*as.numeric(payoffs[1])+N_L*as.numeric(payoffs[2]))
        H_S_P = H_S*SHH
        L_N_P = L_N*(N_H*as.numeric(payoffs[3])+N_L*as.numeric(payoffs[4]))
        L_S_P = L_S*vLL
        Total_P = H_N_P+L_N_P+H_S_P+L_S_P
        expected_payoffs1 = data.frame(High_No_Signal = H_N_P/(H_N*Total_P), High_Signal = H_S_P/(H_S*Total_P), Low_No_Signal = L_N_P/(L_N*Total_P), Low_Signal = L_S_P/(L_S*Total_P))
        H_N = H_N_P/Total_P
        H_S = H_S_P/Total_P
        L_N = L_N_P/Total_P
        L_S = L_S_P/Total_P
        pop1 = data.frame(H_N,H_S,L_N,L_S)
        pop = rbind(pop, pop1)
        group_payoffs1 = data.frame(No_Signal = expected_payoffs1[[1]]*N_H + expected_payoffs1[[3]]*N_L, Signal = expected_payoffs1[[2]]*S_H + expected_payoffs1[[4]]*S_L)
        group_payoffs = rbind(group_payoffs, group_payoffs1)
        expected_payoffs = rbind(expected_payoffs, expected_payoffs1)
      }
    }
    if (pop_grow == "Unbounded exponential growth"){
      for(i in start:time){
        H_N = as.numeric(tail(pop,1)[1])
        H_S = as.numeric(tail(pop,1)[2])
        L_N = as.numeric(tail(pop,1)[3])
        L_S = as.numeric(tail(pop,1)[4])
        #Fight where each kills beta of other group
        S_D = (H_S+L_S)*beta
        N_D = (H_N+L_N)*beta
        S_H = if(H_S+L_S>0){
          H_S/(H_S+L_S)} else {0}
        S_L = 1-S_H
        N_H = if(H_N+L_N>0){
          H_N/(H_N+L_N)} else {0}
        N_L = 1-N_H
        H_N = max(H_N-S_D*N_H,0)
        H_S = max(H_S-N_D*S_H,0)
        L_N = max(L_N-S_D*N_L,0)
        L_S = max(L_S-N_D*S_L,0)
        #Reproduce
        S_H = if(H_S+L_S>0){
          H_S/(H_S+L_S)} else {0}
        S_L = 1-S_H
        N_H = if(H_N+L_N>0){
          H_N/(H_N+L_N)} else {0}
        N_L = 1-N_H
        H_N_P = H_N*(N_H*as.numeric(payoffs[1])+N_L*as.numeric(payoffs[2]))
        H_S_P = H_S*SHH
        L_N_P = L_N*(N_H*as.numeric(payoffs[3])+N_L*as.numeric(payoffs[4]))
        L_S_P = L_S*vLL
        expected_payoffs1 = data.frame(High_No_Signal = H_N_P/H_N, High_Signal = H_S_P/H_S, Low_No_Signal = L_N_P/L_N, Low_Signal = L_S_P/L_S)
        H_N = H_N_P
        H_S = H_S_P
        L_N = L_N_P
        L_S = L_S_P
        pop1 = data.frame(H_N,H_S,L_N,L_S)
        pop = rbind(pop, pop1)
        group_payoffs1 = data.frame(No_Signal = expected_payoffs1[[1]]*N_H + expected_payoffs1[[3]]*N_L, Signal = expected_payoffs1[[2]]*S_H + expected_payoffs1[[4]]*S_L)
        group_payoffs = rbind(group_payoffs, group_payoffs1)
        expected_payoffs = rbind(expected_payoffs, expected_payoffs1)
      }
    }
  }
  growth = pop[2:(time+1),]-pop[1:(time),]
  growth = growth %>%
    rename(High_No_Signal = H_N,
           High_Signal = H_S,
           Low_No_Signal = L_N,
           Low_Signal = L_S) %>%
    mutate(t = 1:time,
           Signal = High_Signal + Low_Signal,
           No_Signal = High_No_Signal + Low_No_Signal) %>%
    gather("No_Signal", "High_No_Signal", "Low_No_Signal", "Signal", "High_Signal", "Low_Signal", key = Type, value = "Growth")
  
  pop = pop %>%
    rename(High_No_Signal = H_N,
           High_Signal = H_S,
           Low_No_Signal = L_N,
           Low_Signal = L_S) %>%
    mutate(t = 0:time,
           Signal = High_Signal + Low_Signal,
           No_Signal = High_No_Signal + Low_No_Signal) %>%
    gather("No_Signal", "High_No_Signal", "Low_No_Signal", "Signal", "High_Signal", "Low_Signal", key = Type, value = "Population")
  
  expected_payoffs = cbind(expected_payoffs,group_payoffs)
  expected_payoffs = expected_payoffs %>%
    mutate(t = 1:time) %>%
    gather("No_Signal", "High_No_Signal", "Low_No_Signal", "Signal", "High_Signal", "Low_Signal", key = Type, value = "Growth_Rate")
  list(pop, expected_payoffs, growth)
}

test=evo_join_high(ratio, vHH, vHL, vLH, vLL, K, time, pop_grow, join_scenario, beta, start)


ggplot(data = test[[1]], aes(x = t, y = Population, color = Type)) +
  geom_line()+
  geom_vline(xintercept = ceiling(start))

ggplot(data = test[[2]], aes(x = t, y = Growth_Rate, color = Type)) +
  geom_line()+
  geom_vline(xintercept = ceiling(start))

ggplot(data = test[[3]], aes(x = t, y = Growth, color = Type)) +
  geom_line()+
  geom_vline(xintercept = ceiling(start))

regions = function(ratio, vHH, vHL, vLH, vLL, K, time, pop_grow, beta, start){
  #create a few graphs showing which group will survive the competition under different paramaters
  Klow = round(max(vLH-vLL,0),2)
  Khigh = round(vHH-vHL,2)
  Krange = seq(from = Klow, to = Khigh, by = .01)
  startrange = seq(from = 1, to = time, by = 1)
  betarange = seq(from = .01, to = 1, by = .01)
  SKregion = tibble(start = rep(startrange, length(Krange)), K = rep(Krange, each = length(startrange)), result = "")
  BKregion = tibble(beta = rep(betarange, length(Krange)), K = rep(Krange, each = length(betarange)), result = "")
  SBregion = tibble(start = rep(startrange, length(betarange)), beta = rep(betarange, each = length(startrange)), result = "")
  for(Kvar in Krange){
    #KSregion and BKregion first
    j = match(Kvar,Krange)
    H_N = ratio
    H_S = ratio
    L_N = 1-ratio
    L_S = 1-ratio
    pop = data.frame(H_N,H_S,L_N,L_S)
    SHH = max(vHH - Kvar, 0)
    SHL = max(vHL - Kvar, 0)
    SLH = max(vLH - Kvar, 0)
    SLL = max(vLL - Kvar, 0)
    payoffs = data.frame(vHH,vHL,vLH,vLL,SHH,SHL,SLH,SLL)
    if (time != 1){
      for(i in 1:(time-1)){
        H_N = as.numeric(tail(pop,1)[1])
        H_S = as.numeric(tail(pop,1)[2])
        L_N = as.numeric(tail(pop,1)[3])
        L_S = as.numeric(tail(pop,1)[4])
        S_H = if(H_S+L_S>0){
          H_S/(H_S+L_S)} else {0}
        S_L = 1-S_H
        N_H = if(H_N+L_N>0){
          H_N/(H_N+L_N)} else {0}
        N_L = 1-N_H
        H_N_P = H_N*(N_H*as.numeric(payoffs[1])+N_L*as.numeric(payoffs[2]))
        H_S_P = SHH*H_S
        L_N_P = L_N*(N_H*as.numeric(payoffs[3])+N_L*as.numeric(payoffs[4]))
        L_S_P = vLL*L_S
        if (pop_grow == "Fixed population"){
          Total_N_P = H_N_P+L_N_P
          Total_S_P = H_S_P+L_S_P
          H_N = H_N_P/Total_N_P
          H_S = H_S_P/Total_S_P
          L_N = L_N_P/Total_N_P
          L_S = L_S_P/Total_S_P
        }
        if (pop_grow == "Unbounded exponential growth") {
          H_N = H_N_P
          H_S = H_S_P
          L_N = L_N_P
          L_S = L_S_P
        }
        pop1 = data.frame(H_N,H_S,L_N,L_S)
        pop = rbind(pop, pop1)
      }
    }
    for(startvar in startrange){
      #SKregion
      i = match(startvar,startrange)
      popstart = pop[startvar,]
      stop = 0
      while(stop == 0){
        if (pop_grow == "Fixed population"){
          H_N = as.numeric(tail(popstart,1)[1])
          H_S = as.numeric(tail(popstart,1)[2])
          L_N = as.numeric(tail(popstart,1)[3])
          L_S = as.numeric(tail(popstart,1)[4])
          #Fight where each kills beta of other group
          S_D = (H_S+L_S)*beta
          N_D = (H_N+L_N)*beta
          if((H_S+L_S)<=N_D){
            if((H_N+L_N)<=S_D & S_D>N_D){
              #tiebreak goes to N
              SKregion$result[(j-1)*length(startrange)+i] = "S"
              stop = 1
            } else {
              SKregion$result[(j-1)*length(startrange)+i] = "N"
              stop = 1
            }
          }
          if((H_N+L_N)<=S_D){
            SKregion$result[(j-1)*length(startrange)+i] = "S"
            stop = 1
          }
          S_H = if(H_S+L_S>0){
            H_S/(H_S+L_S)} else {0}
          S_L = 1-S_H
          N_H = if(H_N+L_N>0){
            H_N/(H_N+L_N)} else {0}
          N_L = 1-N_H
          H_N = max(H_N-S_D*N_H,0)
          H_S = max(H_S-N_D*S_H,0)
          L_N = max(L_N-S_D*N_L,0)
          L_S = max(L_S-N_D*S_L,0)
          #Reproduce
          S_H = if(H_S+L_S>0){
            H_S/(H_S+L_S)} else {0}
          S_L = 1-S_H
          N_H = if(H_N+L_N>0){
            H_N/(H_N+L_N)} else {0}
          N_L = 1-N_H
          H_N_P = H_N*(N_H*as.numeric(payoffs[1])+N_L*as.numeric(payoffs[2]))
          H_S_P = H_S*SHH
          L_N_P = L_N*(N_H*as.numeric(payoffs[3])+N_L*as.numeric(payoffs[4]))
          L_S_P = L_S*vLL
          Total_P = H_N_P+L_N_P+H_S_P+L_S_P
          H_N = H_N_P/Total_P
          H_S = H_S_P/Total_P
          L_N = L_N_P/Total_P
          L_S = L_S_P/Total_P
          popstart1 = data.frame(H_N,H_S,L_N,L_S)
          popstart = rbind(popstart, popstart1)
        }
        if (pop_grow == "Unbounded exponential growth"){
          H_N = as.numeric(tail(popstart,1)[1])
          H_S = as.numeric(tail(popstart,1)[2])
          L_N = as.numeric(tail(popstart,1)[3])
          L_S = as.numeric(tail(popstart,1)[4])
          #Fight where each kills beta of other group
          S_D = (H_S+L_S)*beta
          N_D = (H_N+L_N)*beta
          if((H_S+L_S)<=N_D){
            if((H_N+L_N)<=S_D & S_D>N_D){
              #tiebreak goes to N
              SKregion$result[(j-1)*length(startrange)+i] = "S"
              stop = 1
            } else {
              SKregion$result[(j-1)*length(startrange)+i] = "N"
              stop = 1
            }
          }
          if((H_N+L_N)<=S_D){
            SKregion$result[(j-1)*length(startrange)+i] = "S"
            stop = 1
          }
          S_H = if(H_S+L_S>0){
            H_S/(H_S+L_S)} else {0}
          S_L = 1-S_H
          N_H = if(H_N+L_N>0){
            H_N/(H_N+L_N)} else {0}
          N_L = 1-N_H
          H_N = max(H_N-S_D*N_H,0)
          H_S = max(H_S-N_D*S_H,0)
          L_N = max(L_N-S_D*N_L,0)
          L_S = max(L_S-N_D*S_L,0)
          #Reproduce
          S_H = if(H_S+L_S>0){
            H_S/(H_S+L_S)} else {0}
          S_L = 1-S_H
          N_H = if(H_N+L_N>0){
            H_N/(H_N+L_N)} else {0}
          N_L = 1-N_H
          H_N_P = H_N*(N_H*as.numeric(payoffs[1])+N_L*as.numeric(payoffs[2]))
          H_S_P = H_S*SHH
          L_N_P = L_N*(N_H*as.numeric(payoffs[3])+N_L*as.numeric(payoffs[4]))
          L_S_P = L_S*vLL
          H_N = H_N_P
          H_S = H_S_P
          L_N = L_N_P
          L_S = L_S_P
          popstart1 = data.frame(H_N,H_S,L_N,L_S)
          popstart = rbind(popstart, popstart1)
        }
      }
    }
    for(betavar in betarange){
      #BKregion
      i = match(betavar, betarange)
      popstart = pop[start,]
      stop = 0
      while(stop == 0){
        if (pop_grow == "Fixed population"){
          H_N = as.numeric(tail(popstart,1)[1])
          H_S = as.numeric(tail(popstart,1)[2])
          L_N = as.numeric(tail(popstart,1)[3])
          L_S = as.numeric(tail(popstart,1)[4])
          #Fight where each kills beta of other group
          S_D = (H_S+L_S)*betavar
          N_D = (H_N+L_N)*betavar
          if((H_S+L_S)<=N_D){
            if((H_N+L_N)<=S_D & S_D>N_D){
              #tiebreak goes to N
              BKregion$result[(j-1)*length(betarange)+i] = "S"
              stop = 1
            } else {
              BKregion$result[(j-1)*length(betarange)+i] = "N"
              stop = 1
            }
          }
          if((H_N+L_N)<=S_D){
            BKregion$result[(j-1)*length(betarange)+i] = "S"
            stop = 1
          }
          S_H = if(H_S+L_S>0){
            H_S/(H_S+L_S)} else {0}
          S_L = 1-S_H
          N_H = if(H_N+L_N>0){
            H_N/(H_N+L_N)} else {0}
          N_L = 1-N_H
          H_N = max(H_N-S_D*N_H,0)
          H_S = max(H_S-N_D*S_H,0)
          L_N = max(L_N-S_D*N_L,0)
          L_S = max(L_S-N_D*S_L,0)
          #Reproduce
          S_H = if(H_S+L_S>0){
            H_S/(H_S+L_S)} else {0}
          S_L = 1-S_H
          N_H = if(H_N+L_N>0){
            H_N/(H_N+L_N)} else {0}
          N_L = 1-N_H
          H_N_P = H_N*(N_H*as.numeric(payoffs[1])+N_L*as.numeric(payoffs[2]))
          H_S_P = H_S*SHH
          L_N_P = L_N*(N_H*as.numeric(payoffs[3])+N_L*as.numeric(payoffs[4]))
          L_S_P = L_S*vLL
          Total_P = H_N_P+L_N_P+H_S_P+L_S_P
          H_N = H_N_P/Total_P
          H_S = H_S_P/Total_P
          L_N = L_N_P/Total_P
          L_S = L_S_P/Total_P
          popstart1 = data.frame(H_N,H_S,L_N,L_S)
          popstart = rbind(popstart, popstart1)
        }
        if (pop_grow == "Unbounded exponential growth"){
          H_N = as.numeric(tail(popstart,1)[1])
          H_S = as.numeric(tail(popstart,1)[2])
          L_N = as.numeric(tail(popstart,1)[3])
          L_S = as.numeric(tail(popstart,1)[4])
          #Fight where each kills beta of other group
          S_D = (H_S+L_S)*betavar
          N_D = (H_N+L_N)*betavar
          if((H_S+L_S)<=N_D){
            if((H_N+L_N)<=S_D & S_D>N_D){
              #tiebreak goes to N
              BKregion$result[(j-1)*length(betarange)+i] = "S"
              stop = 1
            } else {
              BKregion$result[(j-1)*length(betarange)+i] = "N"
              stop = 1
            }
          }
          if((H_N+L_N)<=S_D){
            BKregion$result[(j-1)*length(betarange)+i] = "S"
            stop = 1
          }
          S_H = if(H_S+L_S>0){
            H_S/(H_S+L_S)} else {0}
          S_L = 1-S_H
          N_H = if(H_N+L_N>0){
            H_N/(H_N+L_N)} else {0}
          N_L = 1-N_H
          H_N = max(H_N-S_D*N_H,0)
          H_S = max(H_S-N_D*S_H,0)
          L_N = max(L_N-S_D*N_L,0)
          L_S = max(L_S-N_D*S_L,0)
          #Reproduce
          S_H = if(H_S+L_S>0){
            H_S/(H_S+L_S)} else {0}
          S_L = 1-S_H
          N_H = if(H_N+L_N>0){
            H_N/(H_N+L_N)} else {0}
          N_L = 1-N_H
          H_N_P = H_N*(N_H*as.numeric(payoffs[1])+N_L*as.numeric(payoffs[2]))
          H_S_P = H_S*SHH
          L_N_P = L_N*(N_H*as.numeric(payoffs[3])+N_L*as.numeric(payoffs[4]))
          L_S_P = L_S*vLL
          H_N = H_N_P
          H_S = H_S_P
          L_N = L_N_P
          L_S = L_S_P
          popstart1 = data.frame(H_N,H_S,L_N,L_S)
          popstart = rbind(popstart, popstart1)
        }
      }
    }
  }
  ##SBregion
  H_N = ratio
  H_S = ratio
  L_N = 1-ratio
  L_S = 1-ratio
  pop = data.frame(H_N,H_S,L_N,L_S)
  SHH = max(vHH - K, 0)
  SHL = max(vHL - K, 0)
  SLH = max(vLH - K, 0)
  SLL = max(vLL - K, 0)
  payoffs = data.frame(vHH,vHL,vLH,vLL,SHH,SHL,SLH,SLL)
  if (time != 1){
    for(i in 1:(time-1)){
      H_N = as.numeric(tail(pop,1)[1])
      H_S = as.numeric(tail(pop,1)[2])
      L_N = as.numeric(tail(pop,1)[3])
      L_S = as.numeric(tail(pop,1)[4])
      S_H = if(H_S+L_S>0){
        H_S/(H_S+L_S)} else {0}
      S_L = 1-S_H
      N_H = if(H_N+L_N>0){
        H_N/(H_N+L_N)} else {0}
      N_L = 1-N_H
      H_N_P = H_N*(N_H*as.numeric(payoffs[1])+N_L*as.numeric(payoffs[2]))
      H_S_P = SHH*H_S
      L_N_P = L_N*(N_H*as.numeric(payoffs[3])+N_L*as.numeric(payoffs[4]))
      L_S_P = vLL*L_S
      if (pop_grow == "Fixed population"){
        Total_N_P = H_N_P+L_N_P
        Total_S_P = H_S_P+L_S_P
        H_N = H_N_P/Total_N_P
        H_S = H_S_P/Total_S_P
        L_N = L_N_P/Total_N_P
        L_S = L_S_P/Total_S_P
      }
      if (pop_grow == "Unbounded exponential growth") {
        H_N = H_N_P
        H_S = H_S_P
        L_N = L_N_P
        L_S = L_S_P
      }
      pop1 = data.frame(H_N,H_S,L_N,L_S)
      pop = rbind(pop, pop1)
    }
  }
  for(startvar in startrange){
    i = match(startvar, startrange)
    for(betavar in betarange){
      j = match(betavar, betarange)
      popstart = pop[startvar,]
      stop = 0
      while(stop == 0){
        if (pop_grow == "Fixed population"){
          H_N = as.numeric(tail(popstart,1)[1])
          H_S = as.numeric(tail(popstart,1)[2])
          L_N = as.numeric(tail(popstart,1)[3])
          L_S = as.numeric(tail(popstart,1)[4])
          #Fight where each kills beta of other group
          S_D = (H_S+L_S)*betavar
          N_D = (H_N+L_N)*betavar
          if((H_S+L_S)<=N_D){
            if((H_N+L_N)<=S_D & S_D>N_D){
              #tiebreak goes to N
              SBregion$result[(j-1)*length(startrange)+i] = "S"
              stop = 1
            } else {
              SBregion$result[(j-1)*length(startrange)+i] = "N"
              stop = 1
            }
          }
          if((H_N+L_N)<=S_D){
            SBregion$result[(j-1)*length(startrange)+i] = "S"
            stop = 1
          }
          S_H = if(H_S+L_S>0){
            H_S/(H_S+L_S)} else {0}
          S_L = 1-S_H
          N_H = if(H_N+L_N>0){
            H_N/(H_N+L_N)} else {0}
          N_L = 1-N_H
          H_N = max(H_N-S_D*N_H,0)
          H_S = max(H_S-N_D*S_H,0)
          L_N = max(L_N-S_D*N_L,0)
          L_S = max(L_S-N_D*S_L,0)
          #Reproduce
          S_H = if(H_S+L_S>0){
            H_S/(H_S+L_S)} else {0}
          S_L = 1-S_H
          N_H = if(H_N+L_N>0){
            H_N/(H_N+L_N)} else {0}
          N_L = 1-N_H
          H_N_P = H_N*(N_H*as.numeric(payoffs[1])+N_L*as.numeric(payoffs[2]))
          H_S_P = H_S*SHH
          L_N_P = L_N*(N_H*as.numeric(payoffs[3])+N_L*as.numeric(payoffs[4]))
          L_S_P = L_S*vLL
          Total_P = H_N_P+L_N_P+H_S_P+L_S_P
          H_N = H_N_P/Total_P
          H_S = H_S_P/Total_P
          L_N = L_N_P/Total_P
          L_S = L_S_P/Total_P
          popstart1 = data.frame(H_N,H_S,L_N,L_S)
          popstart = rbind(popstart, popstart1)
        }
        if (pop_grow == "Unbounded exponential growth"){
          H_N = as.numeric(tail(popstart,1)[1])
          H_S = as.numeric(tail(popstart,1)[2])
          L_N = as.numeric(tail(popstart,1)[3])
          L_S = as.numeric(tail(popstart,1)[4])
          #Fight where each kills beta of other group
          S_D = (H_S+L_S)*betavar
          N_D = (H_N+L_N)*betavar
          if((H_S+L_S)<=N_D){
            if((H_N+L_N)<=S_D & S_D>N_D){
              #tiebreak goes to N
              SBregion$result[(j-1)*length(startrange)+i] = "S"
              stop = 1
            } else {
              SBregion$result[(j-1)*length(startrange)+i] = "N"
              stop = 1
            }
          }
          if((H_N+L_N)<=S_D){
            SBregion$result[(j-1)*length(startrange)+i] = "S"
            stop = 1
          }
          S_H = if(H_S+L_S>0){
            H_S/(H_S+L_S)} else {0}
          S_L = 1-S_H
          N_H = if(H_N+L_N>0){
            H_N/(H_N+L_N)} else {0}
          N_L = 1-N_H
          H_N = max(H_N-S_D*N_H,0)
          H_S = max(H_S-N_D*S_H,0)
          L_N = max(L_N-S_D*N_L,0)
          L_S = max(L_S-N_D*S_L,0)
          #Reproduce
          S_H = if(H_S+L_S>0){
            H_S/(H_S+L_S)} else {0}
          S_L = 1-S_H
          N_H = if(H_N+L_N>0){
            H_N/(H_N+L_N)} else {0}
          N_L = 1-N_H
          H_N_P = H_N*(N_H*as.numeric(payoffs[1])+N_L*as.numeric(payoffs[2]))
          H_S_P = H_S*SHH
          L_N_P = L_N*(N_H*as.numeric(payoffs[3])+N_L*as.numeric(payoffs[4]))
          L_S_P = L_S*vLL
          H_N = H_N_P
          H_S = H_S_P
          L_N = L_N_P
          L_S = L_S_P
          popstart1 = data.frame(H_N,H_S,L_N,L_S)
          popstart = rbind(popstart, popstart1)
        }
      }
    }
  }
  list(SKregion, BKregion, SBregion)
}

test = regions(ratio,vHH,vHL,vLH,vLL,K,time,pop_grow,beta,start)

ggplot(data = test[[1]], aes(x = start, y = K, fill = result)) +
  geom_tile(color = "black") +
  scale_fill_manual(values = c("N"=4, "S"=6)) +
  geom_vline(xintercept = start, color = "white") +
  geom_hline(yintercept = K, color = "white")

ggplot(data = test[[2]], aes(x = beta, y = K, fill = result)) +
  geom_tile(color = "black") +
  scale_fill_manual(values = c("N"=4, "S"=6)) +
  geom_vline(xintercept = beta, color = "white") +
  geom_hline(yintercept = K, color = "white")

ggplot(data = test[[3]], aes(x = start, y = beta, fill = result)) +
  geom_tile(color = "black") +
  scale_fill_manual(values = c("N"=4, "S"=6)) +
  geom_vline(xintercept = start, color = "white") +
  geom_hline(yintercept = beta, color = "white") 
  
